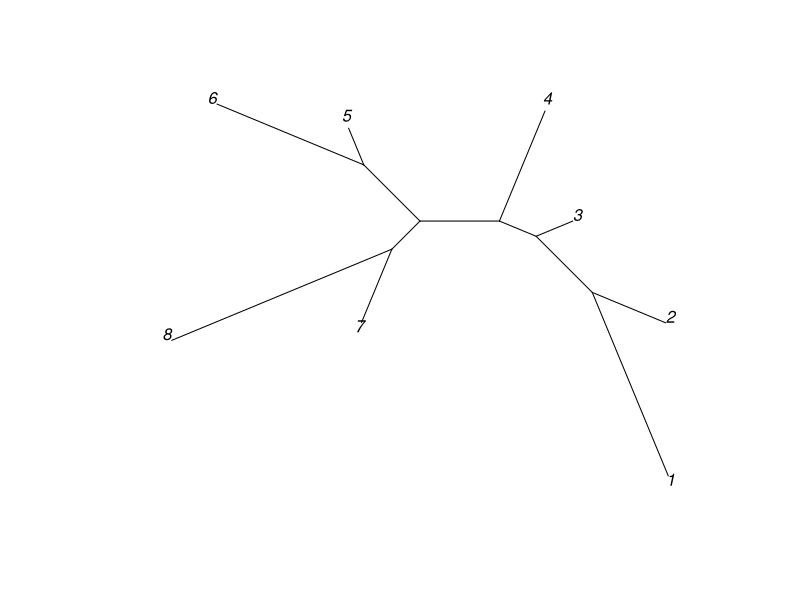
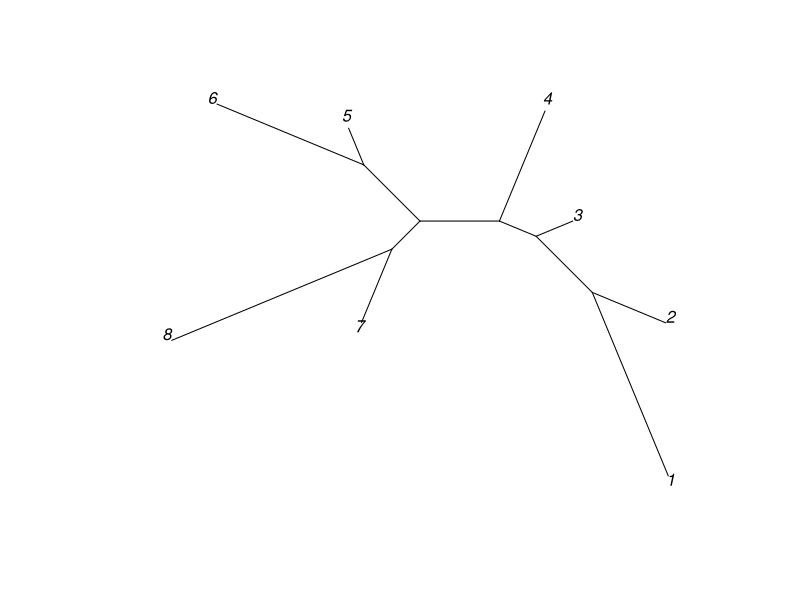

Here is the R script that generated these plots, in order: (Note: this script raises an error after producing the figures.)
## ---- chunk 1
# install.packages("ape")
## ---- chunk 2
library(ape)
## ---- chunk 3
?nj
## ---- chunk 4
x <- c(7, 8, 11, 13, 16, 13, 17, 5, 8, 10, 13,
       10, 14, 5, 7, 10, 7, 11, 8, 11, 8, 12,
       5, 6, 10, 9, 13, 8)
## ---- chunk 5
length(x)
## ---- chunk 6
M <- matrix(0, 8, 8)
M
## ---- chunk 7
M[lower.tri(M)] <- x
M <- t(M)
M[lower.tri(M)] <- x
dimnames(M) <- list(1:8, 1:8)
## ---- chunk 8
M
## ---- chunk 9
2*28 + 8
## ---- chunk 10
tr <- ape::nj(M)
## ---- chunk 11
plot(tr, type = "u")
plot(tr, type = "unrooted")
## ---- chunk 12
?woodmouse
## ---- chunk 13
data(woodmouse)
## ---- chunk 14
is(woodmouse)
class(woodmouse)
dim(woodmouse)
## ---- chunk 15
round(dist.dna(woodmouse), digits = 2)
## ---- chunk 16
mouse_M  <- nj(dist.dna(woodmouse))

## ---- chunk 17
trw <- nj(mouse_M)
## ---- chunk 18
trw <- nj(dist.dna(woodmouse))
## ---- chunk 19
plot(trw)
